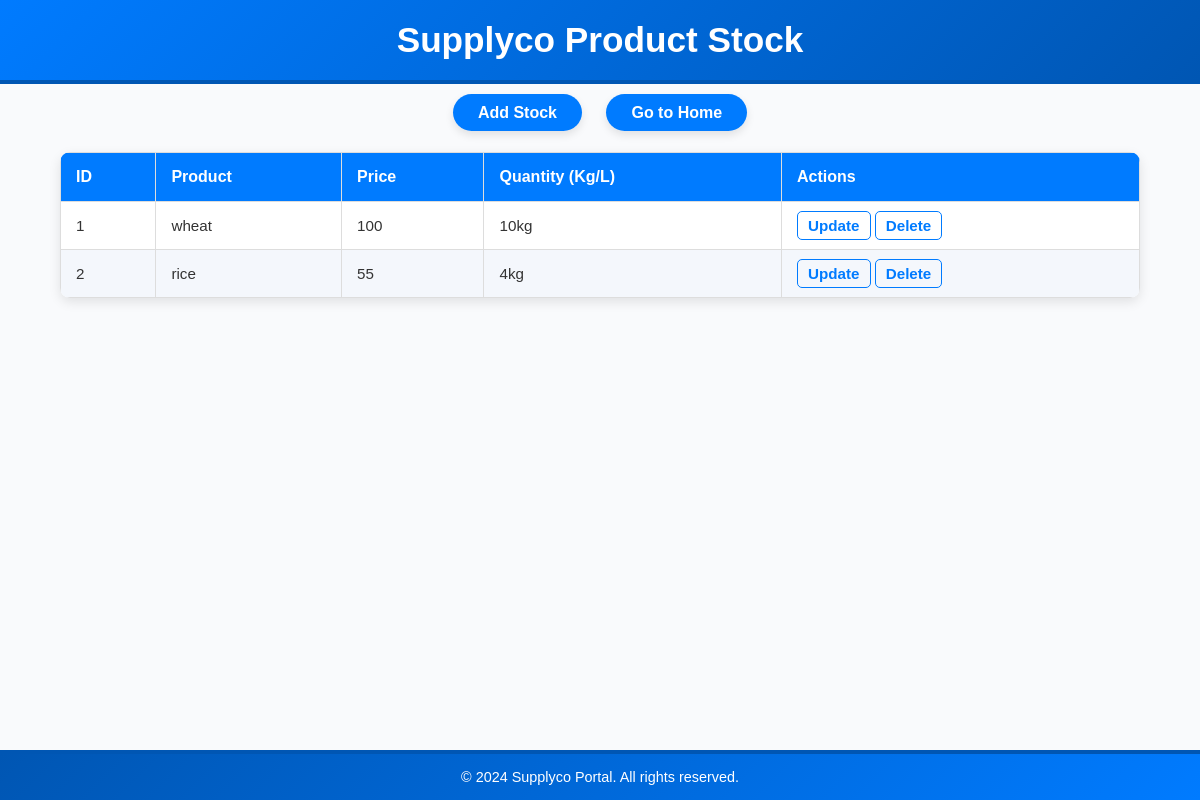
Screenshot of /app/supplycostocktable/ with the database file from the repository.
### app/models.py (models this page shows)
class Supplycostock(models.Model):
    product=models.CharField(max_length=20,null=True,blank=True)
    price=models.CharField(max_length=20,null=True,blank=True)
    quantity=models.CharField(max_length=20,null=True,blank=True)

### app/views.py (the view)
# urls.py: path('supplycostocktable/',Supplycostocktable.as_view(),name="supplycostocktable"),
class Supplycostocktable(View):
    def get(self,request):
        xyz=Supplycostock.objects.all()
        return render(request,"supplycostocktable.html",{'x':xyz})

### templates/supplycostocktable.html (shortened to what this page needs)
<!DOCTYPE html>
<html lang="en">
<head>
</head>
<body>
    <header>
        <h2>Supplyco Product Stock</h2>
    </header>
    <div class="action-buttons">
        <a href="/app/supplycostockadd/">Add Stock</a>
        <a href="/app/supplycodashboard/">Go to Home</a>
    </div>
    <table>
        <thead>
            <tr>
                <th>ID</th>
                <th>Product</th>
                <th>Price</th>
                <th>Quantity (Kg/L)</th>
                <th>Actions</th>
            </tr>
        </thead>
        <tbody>
            {% for i in x %}
            <tr>
                <td>{{ forloop.counter }}</td>
                <td>{{ i.product }}</td>
                <td>{{ i.price }}</td>
                <td>{{ i.quantity }}</td>
                <td class="actions">
                    <a href="/app/supplycostockedit/{{ i.id }}">Update</a>
                    <a href="/app/supplycostockdelete/{{ i.id }}">Delete</a>
                </td>
            </tr>
            {% endfor %}
        </tbody>
    </table>
    <footer>
        <p>&copy; 2024 Supplyco Portal. All rights reserved.</p>
    </footer>
</body>
</html>

### templates/supplycostocktable.html (style rules this page uses)
body { font-family: 'Arial', sans-serif; margin: 0; padding: 0; background-color: #f9fafc; color: #333; }
header { background: linear-gradient(135deg, #007BFF, #0056b3); color: white; padding: 20px; text-align: center; border-bottom: 4px solid #0056b3; }
header h2 { margin: 0; font-size: 2.2em; }
.action-buttons { text-align: center; margin: 20px 0; }
.action-buttons a { text-decoration: none; color: white; background-color: #007BFF; padding: 10px 25px; margin: 10px; border-radius: 25px; font-size: 1em; font-weight: bold; box-shadow: 0 4px 8px rgba(0, 0, 0, 0.1); transition: transform 0.3s, background-color 0.3s ease; }
table { width: 90%; border-collapse: collapse; margin: 30px auto; font-size: 1em; background-color: white; box-shadow: 0 4px 12px rgba(0, 0, 0, 0.1); border-radius: 10px; overflow: hidden; }
th, td { padding: 15px; text-align: left; border: 1px solid #ddd; }
th { background-color: #007BFF; color: white; font-size: 1em; }
tr:nth-child(even) { background-color: #f4f7fc; }
td { font-size: 0.95em; }
.actions a { text-decoration: none; color: #007BFF; font-weight: bold; padding: 5px 10px; border: 1px solid #007BFF; border-radius: 5px; transition: color 0.3s, background-color 0.3s; }
footer { background: linear-gradient(135deg, #0056b3, #007BFF); color: white; text-align: center; padding: 15px 0; position: fixed; bottom: 0; width: 100%; font-size: 0.9em; border-top: 4px solid #0056b3; }
footer p { margin: 0; }

### rows the page displays
Supplycostock: product "wheat", price "100", quantity "10kg"
Supplycostock: product "rice", price "55", quantity "4kg"
